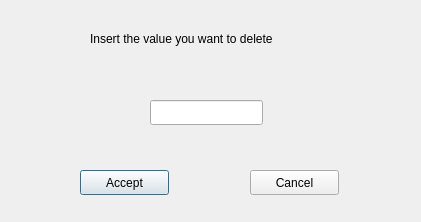
<?xml version="1.0" encoding="UTF-8"?>
<ui version="4.0">
 <class>popupwindowbts2</class>
 <widget class="QDialog" name="popupwindowbts2">
  <property name="geometry">
   <rect>
    <x>0</x>
    <y>0</y>
    <width>421</width>
    <height>222</height>
   </rect>
  </property>
  <property name="windowTitle">
   <string>Dialog</string>
  </property>
  <widget class="QLabel" name="label">
   <property name="geometry">
    <rect>
     <x>90</x>
     <y>30</y>
     <width>261</width>
     <height>17</height>
    </rect>
   </property>
   <property name="text">
    <string>Insert the value you want to delete</string>
   </property>
  </widget>
  <widget class="QPushButton" name="pushButton">
   <property name="geometry">
    <rect>
     <x>80</x>
     <y>170</y>
     <width>89</width>
     <height>25</height>
    </rect>
   </property>
   <property name="text">
    <string>Accept</string>
   </property>
  </widget>
  <widget class="QPushButton" name="pushButton_2">
   <property name="geometry">
    <rect>
     <x>250</x>
     <y>170</y>
     <width>89</width>
     <height>25</height>
    </rect>
   </property>
   <property name="text">
    <string>Cancel</string>
   </property>
  </widget>
  <widget class="QLineEdit" name="lineEdit">
   <property name="geometry">
    <rect>
     <x>150</x>
     <y>100</y>
     <width>113</width>
     <height>25</height>
    </rect>
   </property>
  </widget>
 </widget>
 <resources/>
 <connections/>
</ui>
